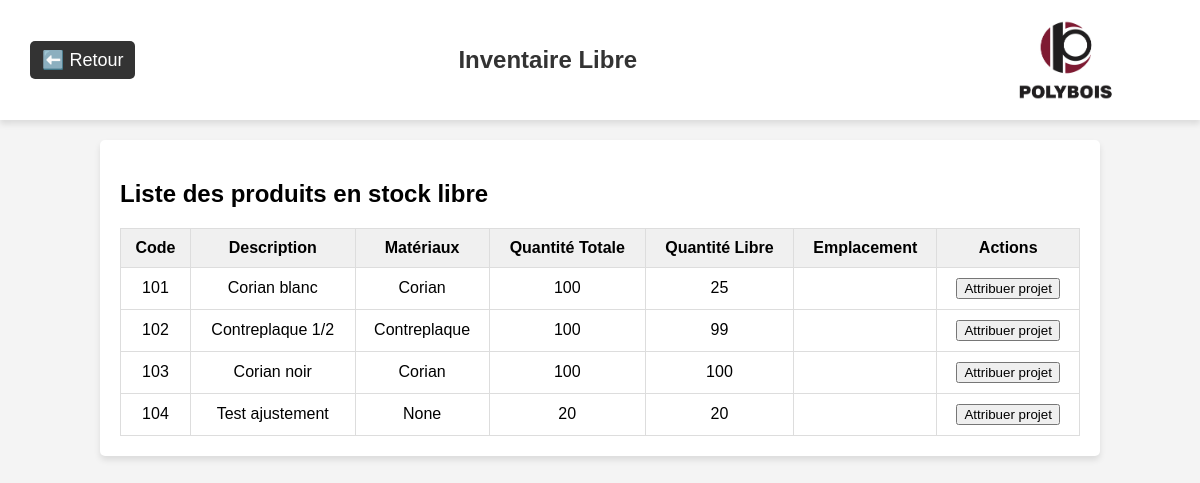
/inventaire/libre, run on the app's committed database.
### app/models/produit.py (models this page shows, shortened)
class Produit(db.Model):
    __tablename__ = 'produit'
    id = db.Column(db.Integer, primary_key=True)
    code = db.Column(db.String(50), unique=True, nullable=False)
    description = db.Column(db.String(255))
    materiaux = db.Column(db.String(100))
    categorie = db.Column(db.String(100))
    quantite = db.Column(db.Integer, default=0)
    historique = db.Column(db.Text, default='[]')  # Historique des modifications, stocké en JSON
    projets_associes = db.relationship("ProduitProjet", back_populates="produit", cascade="all, delete-orphan")
    lignes_achat = db.relationship("LigneAchat", back_populates="produit", cascade="all, delete-orphan")
    lignes_commande = db.relationship("LigneCommandeProduction", back_populates="produit", cascade="all, delete-orphan")
    stocks = db.relationship("Stock", back_populates="produit", cascade="all, delete-orphan")

### app/routes/inventaire_routes.py (the view)
@inventaire_bp.route("/libre")
def inventaire_libre():
    produits = Produit.query.all()
    produits_libres = []
    for produit in produits:
        total_attribue = sum(assoc.quantite for assoc in produit.projets_associes)
        free = produit.quantite - total_attribue
        if free > 0:
            produit.free = free
            produits_libres.append(produit)
    return render_template("inventaire_libre.html", produits=produits_libres)

### app/templates/inventaire_libre.html (shortened to what this page needs)
<!DOCTYPE html>
<html lang="fr">
<head>
</head>
<body>
  <header>
    <a class="return-link" href="/inventaire">⬅️ Retour</a>
    <h1 class="module-title">Inventaire Libre</h1>
    <img class="logo-polybois" src="{{ url_for('static', filename='images/logo.png') }}" alt="Logo Polybois">
  </header>
  <div class="container">
    <h2>Liste des produits en stock libre</h2>
    <table id="produits">
      <thead>
        <tr>
          <th>Code</th>
          <th>Description</th>
          <th>Matériaux</th>
          <th>Quantité Totale</th>
          <th>Quantité Libre</th>
          <th>Emplacement</th>
          <th>Actions</th>
        </tr>
      </thead>
      <tbody>
        {% if produits %}
          {% for produit in produits %}
            <tr>
              <td>{{ produit.code }}</td>
              <td>{{ produit.description }}</td>
              <td>{{ produit.materiaux }}</td>
              <td>{{ produit.quantite }}</td>
              <td>{{ produit.free }}</td>
              <td>{{ produit.emplacement }}</td>
              <td>
                <button onclick="attribuer_projet('{{ produit.code }}')">Attribuer projet</button>
              </td>
            </tr>
          {% endfor %}
        {% else %}
          <tr><td colspan="7">⚠️ Aucun produit libre trouvé.</td></tr>
        {% endif %}
      </tbody>
    </table>
  </div>
</body>
</html>

### app/templates/inventaire_libre.html (style rules this page uses)
body { font-family: Arial, sans-serif; background-color: #f4f4f4; margin: 0; padding: 0; }
header { background-color: white; padding: 10px 30px; display: flex; justify-content: space-between; align-items: center; height: 100px; box-shadow: 0px 4px 6px rgba(0, 0, 0, 0.1); }
.return-link { text-decoration: none; font-size: 18px; color: white; background-color: #333; padding: 8px 12px; border-radius: 5px; }
.module-title { font-size: 24px; color: #333; flex-grow: 1; text-align: center; }
.logo-polybois { height: 120px; }
.container { margin: 20px auto; width: 80%; background: white; padding: 20px; border-radius: 5px; box-shadow: 0 4px 6px rgba(0,0,0,0.1); }
table { width: 100%; border-collapse: collapse; margin-top: 20px; }
th, td { padding: 10px; border: 1px solid #ddd; text-align: center; }
th { background-color: #f0f0f0; }

### data on the page
Produit: code "101", description "Corian blanc", materiaux "Corian", quantite "100", free "25"
Produit: code "102", description "Contreplaque 1/2", materiaux "Contreplaque", quantite "100", free "99"
Produit: code "103", description "Corian noir", materiaux "Corian", quantite "100", free "100"
Produit: code "104", description "Test ajustement", materiaux "None", quantite "20", free "20"
